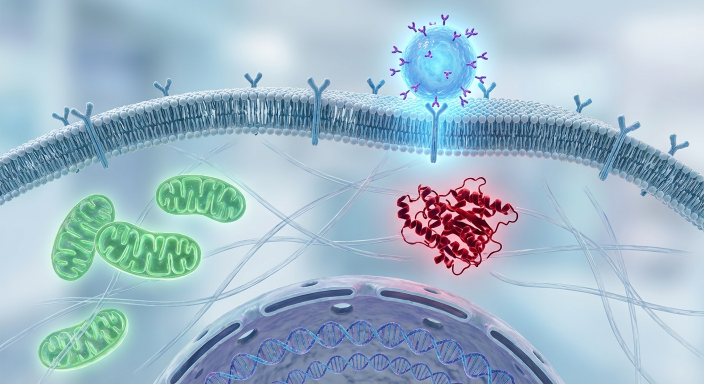
#> input picture CKD_CVD/CKD_CVD_Photoshop_Base.png, 1408 x 768 px (shown at 1/2 size); its folder holds only this picture in this run
$ python -i collect_cell_images.py   (imports and definitions only)   (older library calls are emulated)
#> lines starting #> are read from the running program, lines starting #| are printed output that depends on the picture
#> further down, picture is the input picture: shape (768, 1408, 3); mean B, G, R 201.6, 185.8, 161
"""
Cell Image Data Collector
Cell Image Library 및 공개 데이터셋 자동 수집
"""

import requests
from bs4 import BeautifulSoup
import pandas as pd
from pathlib import Path
import json
import time
from datetime import datetime
from typing import List, Dict
import cv2
import numpy as np
from urllib.parse import urljoin


class CellImageCollector:
    """공개 세포 이미지 데이터 자동 수집"""

    def __init__(self, output_dir="data/collected_images"):
#> called with output_dir = 'data/collected_images'
        self.output_dir = Path(output_dir)
        self.output_dir.mkdir(parents=True, exist_ok=True)

        # 카테고리별 디렉토리
        self.categories = {
            'antioxidant': self.output_dir / 'antioxidant',
            'anti_fibrotic': self.output_dir / 'anti_fibrotic',
            'anti_inflammatory': self.output_dir / 'anti_inflammatory',
            'angiogenic': self.output_dir / 'angiogenic',
            'proliferation': self.output_dir / 'proliferation',
            'unlabeled': self.output_dir / 'unlabeled'
        }

        for cat_dir in self.categories.values():
            cat_dir.mkdir(exist_ok=True)

        self.metadata = []
        self.session = requests.Session()
        self.session.headers.update({
            'User-Agent': 'Mozilla/5.0 (Windows NT 10.0; Win64; x64) AppleWebKit/537.36'
        })

    # [100 lines left out: functions collect_from_kaggle_datasets, collect_from_sample_urls, collect_from_existing_huvec, not called in this run]

    def check_image_quality(self, image: np.ndarray) -> tuple:
        """이미지 품질 검사"""

        checks = {}

        # 1. 해상도
        h, w = image.shape[:2]
#> h = 768; w = 1408
        checks['resolution_ok'] = h >= 256 and w >= 256

        # 2. 밝기
        gray = cv2.cvtColor(image, cv2.COLOR_BGR2GRAY) if len(image.shape) == 3 else image
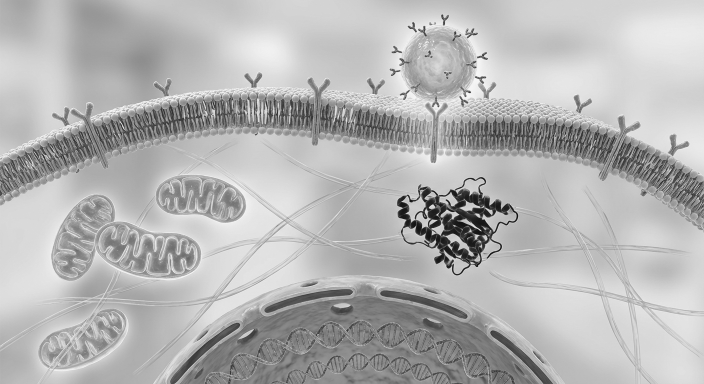
#> gray: shape (768, 1408) (shown at 1/2 size); min 14, max 254, mean 180.2
        mean_brightness = gray.mean()
#> mean_brightness = 180.2
        checks['brightness_ok'] = 30 < mean_brightness < 225

        # 3. 대비
        std_brightness = gray.std()
#> std_brightness = 41.24
        checks['contrast_ok'] = std_brightness > 20

        # 4. 포커스 (Laplacian variance)
        laplacian_var = cv2.Laplacian(gray, cv2.CV_64F).var()
#> laplacian_var = 983.1
        checks['focus_ok'] = laplacian_var > 50

        # 5. 노이즈 레벨
        # 간단한 노이즈 추정
        noise_estimate = np.std(cv2.GaussianBlur(gray, (5, 5), 0) - gray)
#> noise_estimate = 114.2
        checks['noise_ok'] = noise_estimate < 30

        quality_ok = all(checks.values())
#> quality_ok = False
        return quality_ok, checks

    # [111 lines left out: functions generate_dataset_statistics, save_metadata, create_manifest, main, not called in this run]


# [2 lines not run here, left out]

>>> import cv2
>>> picture = cv2.imread('../CKD_CVD/CKD_CVD_Photoshop_Base.png')
>>> result = CellImageCollector().check_image_quality(picture)

$ run again, on CKD_CVD/CKD_CVD_Photoshop_Structured_Base.png
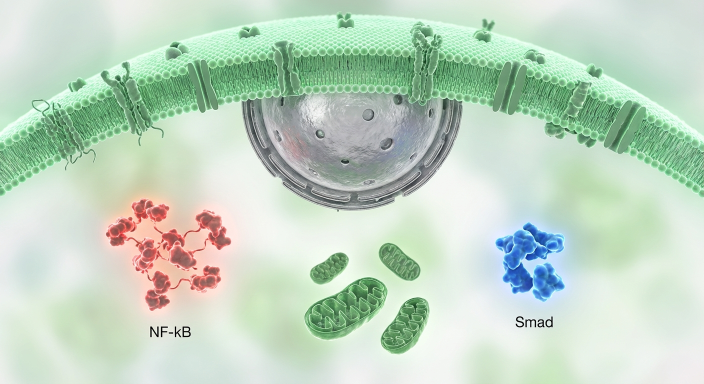
#> input picture CKD_CVD/CKD_CVD_Photoshop_Structured_Base.png, 1408 x 768 px (shown at 1/2 size)
#> picture is the input picture: shape (768, 1408, 3); mean B, G, R 195.1, 213.3, 193
#> in check_image_quality, `gray = cv2.cvtColor(image, cv2.COLOR_BGR2GRAY) if len(image.shape) == ..`:
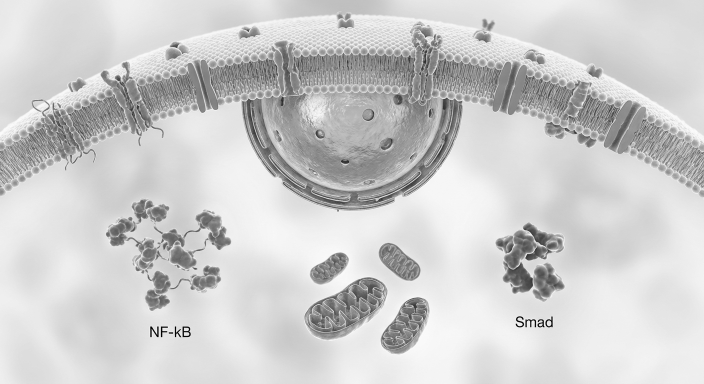
#> gray: shape (768, 1408) (shown at 1/2 size); min 0, max 255, mean 205.2
#> mean_brightness = 205.2
#> std_brightness = 39.57
#> laplacian_var = 847.4
#> noise_estimate = 110.8
#> quality_ok = False

$ run again, on CKD_CVD/CKD_CVD_Professional_Base.png
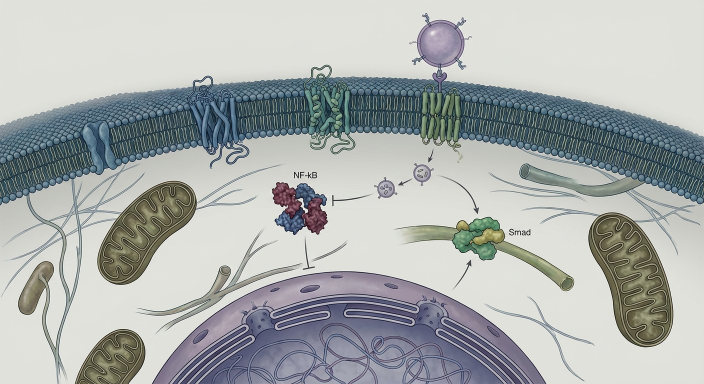
#> input picture CKD_CVD/CKD_CVD_Professional_Base.png, 1408 x 768 px (shown at 1/2 size)
#> picture is the input picture: shape (768, 1408, 3); mean B, G, R 174.2, 175.5, 171.2
#> in check_image_quality, `gray = cv2.cvtColor(image, cv2.COLOR_BGR2GRAY) if len(image.shape) == ..`:
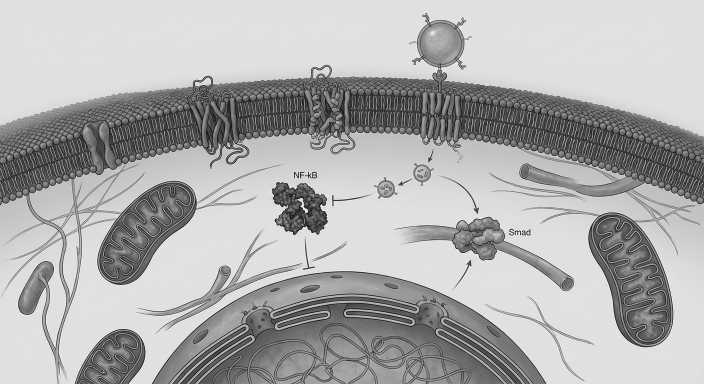
#> gray: shape (768, 1408) (shown at 1/2 size); min 0, max 255, mean 174
#> mean_brightness = 174
#> std_brightness = 61.85
#> laplacian_var = 3827.8
#> noise_estimate = 112.1
#> quality_ok = False
